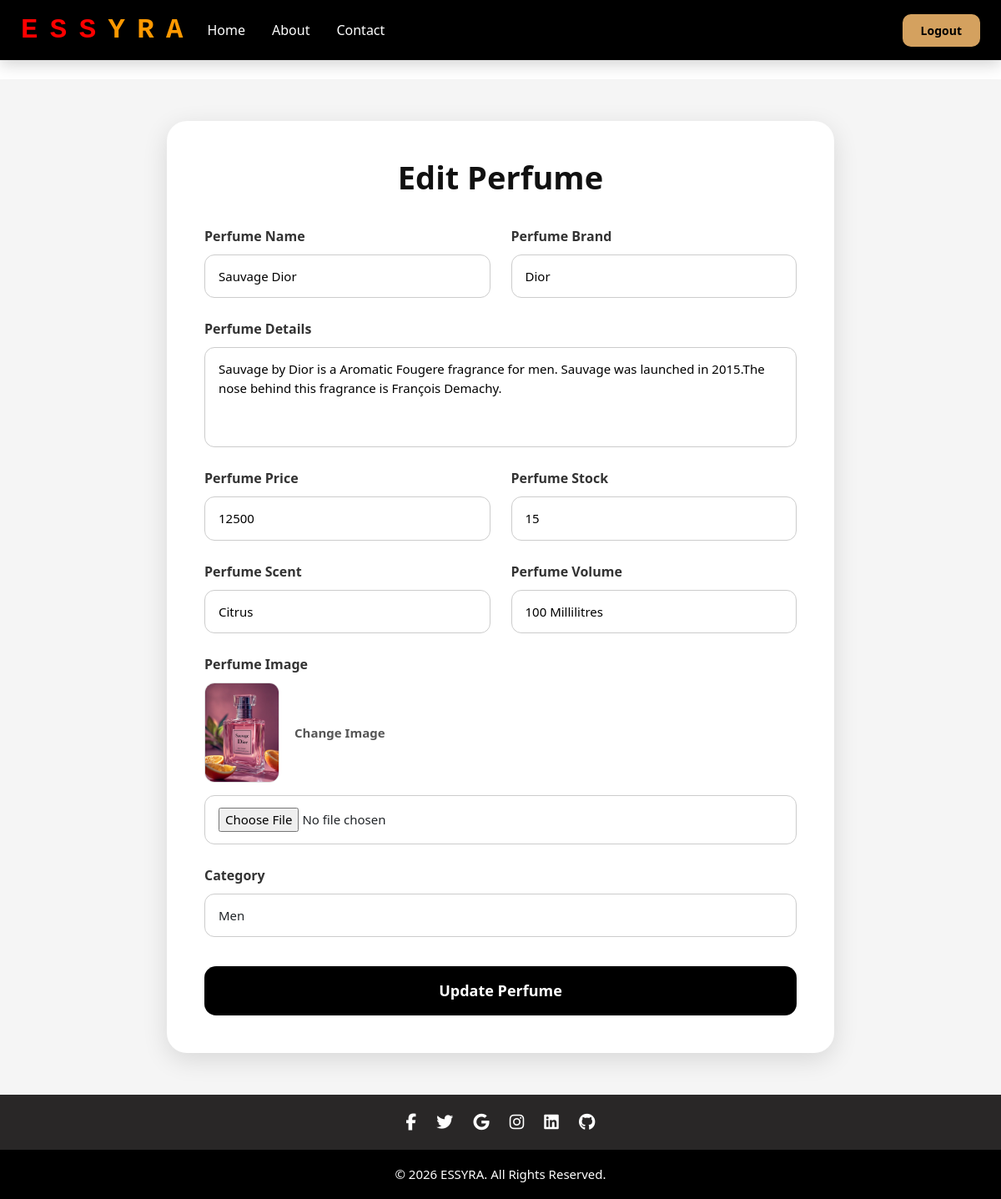
Screenshot of /edit/1 with the database file from the repository.
### manager/models.py (models this page shows)
class perfume(models.Model):
    perfumename=models.CharField(max_length=100)
    perfumebrand=models.CharField(max_length=100)
    perfume_details=models.CharField(max_length=500)
    perfume_price=models.IntegerField()
    perfume_image=models.FileField(upload_to='cover')
    perfume_stock=models.IntegerField()
    perfume_scent=models.CharField(max_length=50)
    perfume_volume=models.CharField(max_length=50)
    perfume_category=models.ForeignKey(category,on_delete=models.CASCADE)

class category(models.Model):
    category=models.CharField(max_length=50)
    def __str__(self):
        return self.category

### manager/views.py (the view, shortened to what this page needs)
# urls.py: path('edit/<int:id>',views.editperfume,name='edit'),
def editperfume(request,id):
    ed=get_object_or_404(perfume,id=id)
    c=category.objects.all()
    return render(request,'manager/editperfume.html',{'data':ed,'user':c})

### template/manager/editperfume.html (shortened to what this page needs)
{% extends 'common/base5.html' %}
{% block content %}
<div class="edit-container">
    <div class="edit-card">
        <h2 class="edit-title">
            Edit Perfume
        </h2>
        <form action="{% url 'edit' data.id %}"
              method="POST"
              enctype="multipart/form-data">
            <div class="form-grid">
                <div class="form-group">
                    <label class="form-label">Perfume Name</label>
                    <input type="text"
                           name="pname"
                           value="{{data.perfumename}}"
                           class="form-input">
                </div>
                <div class="form-group">
                    <label class="form-label">Perfume Brand</label>
                    <input type="text"
                           name="pbrand"
                           value="{{data.perfumebrand}}"
                           class="form-input">
                </div>
                <div class="form-group full-width">
                    <label class="form-label">Perfume Details</label>
                    <textarea name="pdetails"
                              class="form-input">{{data.perfume_details}}</textarea>
                </div>
                <div class="form-group">
                    <label class="form-label">Perfume Price</label>
                    <input type="number"
                           name="pprice"
                           value="{{data.perfume_price}}"
                           class="form-input">
                </div>
                <div class="form-group">
                    <label class="form-label">Perfume Stock</label>
                    <input type="number"
                           name="pstock"
                           value="{{data.perfume_stock}}"
                           class="form-input">
                </div>
                <div class="form-group">
                    <label class="form-label">Perfume Scent</label>
                    <input type="text"
                           name="pscent"
                           value="{{data.perfume_scent}}"
                           class="form-input">
                </div>
                <div class="form-group">
                    <label class="form-label">Perfume Volume</label>
                    <input type="text"
                           name="pvolume"
                           value="{{data.perfume_volume}}"
                           class="form-input">
                </div>
                <div class="form-group full-width">
                    <label class="form-label">
                        Perfume Image
                    </label>
                    {% if data.perfume_image %}
                    <div class="image-preview">
                        <img src="{{data.perfume_image.url}}" alt="">
                        <span class="change-text">
                            Change Image
                        </span>
                    </div>
                    {% endif %}
                    <input type="file"
                           name="pimage"
                           class="form-input">
                </div>
                <div class="form-group full-width">
                    <label class="form-label">
                        Category
                    </label>
                    <select name="pcatid"
                            id="pcatid"
                            class="form-select">
                        <option value="{{data.perfume_category_id}}">
                            {{data.perfume_category}}
                        </option>
                    </select>
                </div>
            </div>
            <input type="submit"
                   value="Update Perfume"
                   class="submit-btn">
        </form>
    </div>
</div>
{% endblock %}

### template/common/base5.html (style rules this page uses)
body { padding-top:95px; background-color:#ffffff; overflow-x:hidden; }

### template/manager/editperfume.html (style rules this page uses)
.edit-container { min-height:100vh; background:#f5f5f5; padding:50px 20px; display:flex; justify-content:center; align-items:center; }
.edit-card { width:100%; max-width:800px; background:#fff; padding:45px; border-radius:24px; box-shadow:0 8px 30px rgba(0,0,0,0.12); }
.edit-title { text-align:center; font-size:38px; font-weight:700; margin-bottom:35px; color:#111; }
.form-grid { display:grid; grid-template-columns:1fr 1fr; gap:25px; }
.form-group { display:flex; flex-direction:column; }
.full-width { grid-column:1 / 3; }
.form-label { font-size:16px; font-weight:600; margin-bottom:10px; color:#333; text-transform:capitalize; }
.form-input, .form-select { width:100%; padding:14px 16px; border:1px solid #ccc; border-radius:12px; font-size:15px; outline:none; transition:0.3s; background:#fff; }
textarea.form-input { resize:none; height:120px; }
.image-preview { display:flex; align-items:center; gap:18px; margin-bottom:15px; }
.image-preview img { width:90px; height:120px; object-fit:cover; border-radius:12px; border:1px solid #ddd; }
.change-text { font-size:15px; font-weight:600; color:#555; }
.submit-btn { width:100%; padding:16px; margin-top:35px; border:none; border-radius:14px; background:#000; color:#fff; font-size:18px; font-weight:600; transition:0.3s; }

### rows the page displays
perfume: pname "Sauvage Dior", pbrand "Dior", pdetails "Sauvage by Dior is a Aromatic Fougere fragrance for men. Sauvage was launched in 2015.The nose behind this fragrance is François Demachy.", pprice "12500", pstock "15", pscent "Citrus", pvolume "100 Millilitres", perfume_image (picture), pcatid "Men"
